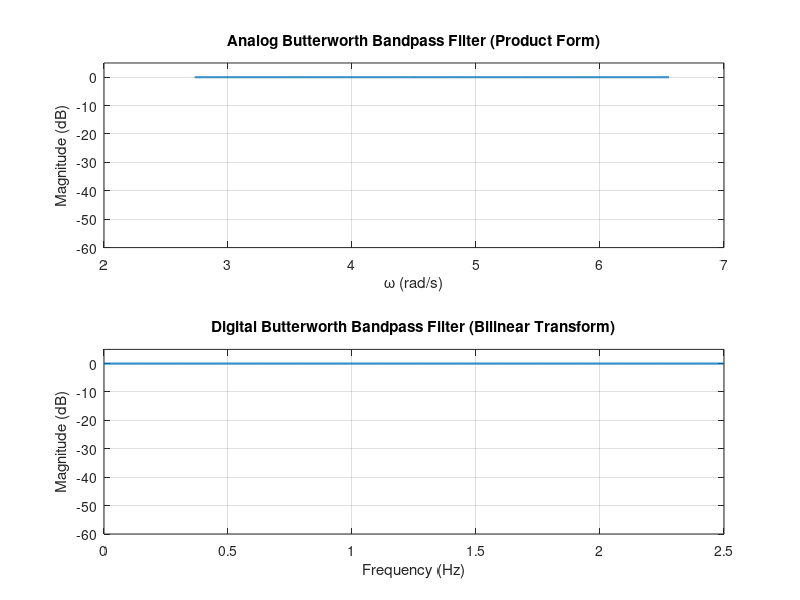

MATLAB code to generate this figure:
clc;
clear;

omega_p1 = input('Enter first passband edge frequency (rad/s): ');
omega_p2 = input('Enter second passband edge frequency (rad/s): ');
omega_s1 = input('Enter first stopband edge frequency (rad/s): ');
omega_s2 = input('Enter second stopband edge frequency (rad/s): ');
Ap = input('Enter passband ripple (in dB): ');
As = input('Enter stopband attenuation (in dB): ');
fs = input('Enter sampling frequency (in Hz): ');

T = 1 / fs;

omega_p1 = (2 / T) * tan(omega_p1 * T / 2);
omega_p2 = (2 / T) * tan(omega_p2 * T / 2);
omega_s1 = (2 / T) * tan(omega_s1 * T / 2);
omega_s2 = (2 / T) * tan(omega_s2 * T / 2);

pepdt = omega_p1 * omega_p2;
sepdt = omega_s1 * omega_s2;

if pepdt > sepdt
    omega_s1 = pepdt / omega_s2;
elseif pepdt < sepdt
    omega_s2 = pepdt / omega_s1;
end

omega_p = 1;
omega_s = (omega_s2 - omega_s1) / (omega_p2 - omega_p1);
BW = omega_p2 - omega_p1;

del_p = 10^(-Ap / 20);
del_s = 10^(-As / 20);

a = (1 / del_s^2) - 1;
b = (1 / del_p^2) - 1;
c = log10(omega_s / omega_p);
x = log10(sqrt(a / b)) / c;

N = 0;
while N < x
    N = N + 1;
end

omega_c = 1;

disp(['Analog Butterworth order N = ', num2str(N)]);
disp(['Analog cutoff frequency omega_c = ', num2str(omega_c)]);

w = linspace(omega_p1 / 2, omega_s2 * 1.2, 1000);
Ha = zeros(size(w));

temp = N;
while temp >= 2
    temp = temp - 2;
end

if temp == 0
    N_odd = false;
else
    N_odd = true;
end

if N_odd
    for idx = 1:length(w)
        s1 = 1j * w(idx);
        s = (s1 * s1 + pepdt) / (BW * s1);
        Hprod = 1;
        for k = 1:(N - 1) / 2
            bk = 2 * sin((2 * k - 1) * pi / (2 * N));
            Hprod = Hprod * (s^2 + bk * omega_c * s + omega_c^2);
        end
        Ha(idx) = abs((omega_c^N) / ((s + omega_c) * Hprod));
    end
else
    for idx = 1:length(w)
        s1 = 1j * w(idx);
        s = (s1 * s1 + pepdt) / (BW * s1);
        Hprod = 1;
        for k = 1:(N) / 2
            bk = 2 * sin((2 * k - 1) * pi / (2 * N));
            Hprod = Hprod * (s^2 + bk * omega_c * s + omega_c^2);
        end
        Ha(idx) = abs((omega_c^N) / Hprod);
    end
end

Nfft = 1024;
wd = linspace(0, pi, Nfft);
Hd_blt = zeros(size(wd));

for idx = 1:length(wd)
    z = exp(1j * wd(idx));
    s1 = (2 / T) * (1 - z^-1) / (1 + z^-1);
    s = (s1 * s1 + pepdt) / (BW * s1);
    Hprod = 1;
    for k = 1:N
        thetak = (2 * k + N - 1) * pi / (2 * N);
        ck = omega_c * exp(1j * thetak);
        Hprod = Hprod * (omega_c / (s - ck));
    end
    Hd_blt(idx) = Hprod;
end

figure;
subplot(2, 1, 1);
plot(w, 20 * log10(Ha), 'LineWidth', 1.5);
xlabel('\omega (rad/s)');
ylabel('Magnitude (dB)');
title('Analog Butterworth Bandpass Filter (Product Form)');
grid on;
ylim([-60 5]);

subplot(2, 1, 2);
fHz = wd * fs / (2 * pi);
plot(fHz, 20 * log10(abs(Hd_blt)), 'LineWidth', 1.5);
xlabel('Frequency (Hz)');
ylabel('Magnitude (dB)');
title('Digital Butterworth Bandpass Filter (Bilinear Transform)');
grid on;
ylim([-60 5]);
